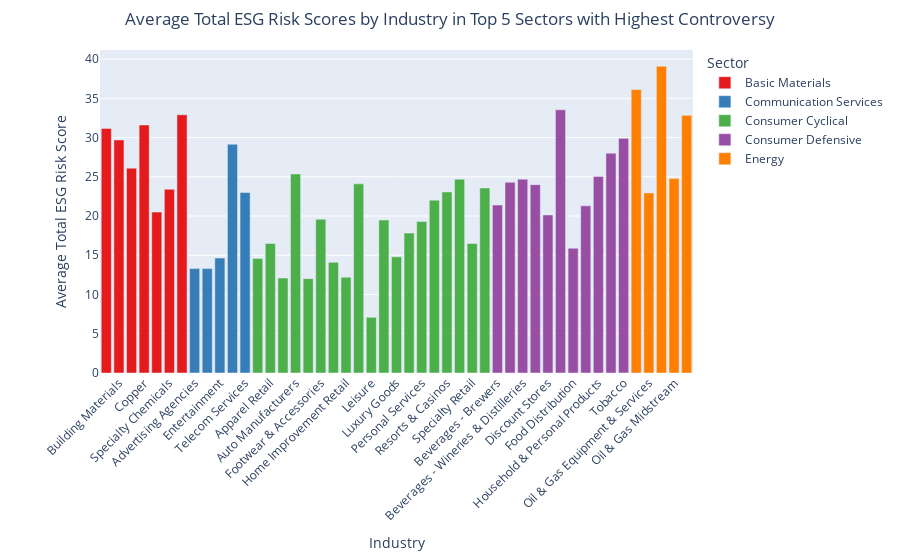

Notebook code for this chart:
### Markdown cell above
##

### Code cell
significant_controversy = df2_cleaned[df2_cleaned['Controversy Level'] == 'Significant']

# Group by sector and calculate the proportion of significant controversy
sector_controversy_proportion = significant_controversy.groupby('Sector').size() / df2_cleaned.groupby('Sector').size()

# Get top 5 sectors with the highest proportion of significant controversy
top_5_sectors = sector_controversy_proportion.nlargest(5).index.tolist()

# Step 2: For each of these top 5 sectors, calculate the average Total ESG Risk score for industries within those sectors
df_top_sectors = df2_cleaned[df2_cleaned['Sector'].isin(top_5_sectors)]
industry_avg_esg = df_top_sectors.groupby(['Sector', 'Industry'])['Total ESG Risk score'].mean().reset_index()

# Step 3: Plot the bar chart of industries within top 5 sectors and their respective average Total ESG Risk scores
fig = px.bar(industry_avg_esg,
             x='Industry',
             y='Total ESG Risk score',
             color='Sector',
             title="Average Total ESG Risk Scores by Industry in Top 5 Sectors witH Companies ",
             labels={'Total ESG Risk score': 'Average Total ESG Risk Score'},
             color_discrete_sequence=px.colors.qualitative.Set1)

# Sorting industries by Sector
fig.update_layout(
    xaxis_tickangle=-45,
    barmode='group',
    xaxis={'categoryorder': 'array', 'categoryarray': industry_avg_esg['Sector'].unique()},
    margin=dict(t=50, b=150, l=100, r=100),
    title=dict(x=0.5)
)

fig.show()

### Figure 1 — Plotly figure (JSON) as saved in the notebook; plotly's stock layout.template omitted (floating-point values rounded to 4 significant figures)
{"data": [{"hovertemplate": "Sector=Basic Materials<br>Industry=%{x}<br>Average Total ESG Risk Score=%{y}<extra></extra>", "legendgroup": "Basic Materials", "marker": {"color": "rgb(228,26,28)", "pattern": {"shape": ""}}, "name": "Basic Materials", "orientation": "v", "showlegend": true, "textposition": "auto", "type": "bar", "x": ["Agricultural Inputs", "Building Materials", "Chemicals", "Copper", "Gold", "Specialty Chemicals", "Steel"], "xaxis": "x", "y": [31.17, 29.7, 26.1, 31.6, 20.5, 23.41, 32.9], "yaxis": "y"}, {"hovertemplate": "Sector=Communication Services<br>Industry=%{x}<br>Average Total ESG Risk Score=%{y}<extra></extra>", "legendgroup": "Communication Services", "marker": {"color": "rgb(55,126,184)", "pattern": {"shape": ""}}, "name": "Communication Services", "orientation": "v", "showlegend": true, "textposition": "auto", "type": "bar", "x": ["Advertising Agencies", "Electronic Gaming & Multimedia", "Entertainment", "Internet Content & Information", "Telecom Services"], "xaxis": "x", "y": [13.3, 13.3, 14.65, 29.15, 23.0], "yaxis": "y"}, {"hovertemplate": "Sector=Consumer Cyclical<br>Industry=%{x}<br>Average Total ESG Risk Score=%{y}<extra></extra>", "legendgroup": "Consumer Cyclical", "marker": {"color": "rgb(77,175,74)", "pattern": {"shape": ""}}, "name": "Consumer Cyclical", "orientation": "v", "showlegend": true, "textposition": "auto", "type": "bar", "x": ["Apparel Manufacturing", "Apparel Retail", "Auto & Truck Dealerships", "Auto Manufacturers", "Auto Parts", "Footwear & Accessories", "Furnishings, Fixtures & Appliances", "Home Improvement Retail", "Internet Retail", "Leisure", "Lodging", "Luxury Goods", "Packaging & Containers", "Personal Services", "Residential Construction", "Resorts & Casinos", "Restaurants", "Specialty Retail", "Travel Services"], "xaxis": "x", "y": [14.6, 16.5, 12.1, 25.37, 12.02, 19.6, 14.1, 12.2, 24.1, 7.1, 19.5, 14.8, 17.83, 19.3, 22.02, 23.07, 24.7, 16.5, 23.58], "yaxis": "y"}, {"hovertemplate": "Sector=Consumer Defensive<br>Industry=%{x}<br>Average Total ESG Risk Score=%{y}<extra></extra>", "legendgroup": "Consumer Defensive", "marker": {"color": "rgb(152,78,163)", "pattern": {"shape": ""}}, "name": "Consumer Defensive", "orientation": "v", "showlegend": true, "textposition": "auto", "type": "bar", "x": ["Beverages - Brewers", "Beverages - Non-Alcoholic", "Beverages - Wineries & Distilleries", "Confectioners", "Discount Stores", "Farm Products", "Food Distribution", "Grocery Stores", "Household & Personal Products", "Packaged Foods", "Tobacco"], "xaxis": "x", "y": [21.4, 24.3, 24.7, 24.0, 20.14, 33.53, 15.9, 21.3, 25.05, 28.01, 29.9], "yaxis": "y"}, {"hovertemplate": "Sector=Energy<br>Industry=%{x}<br>Average Total ESG Risk Score=%{y}<extra></extra>", "legendgroup": "Energy", "marker": {"color": "rgb(255,127,0)", "pattern": {"shape": ""}}, "name": "Energy", "orientation": "v", "showlegend": true, "textposition": "auto", "type": "bar", "x": ["Oil & Gas E&P", "Oil & Gas Equipment & Services", "Oil & Gas Integrated", "Oil & Gas Midstream", "Oil & Gas Refining & Marketing"], "xaxis": "x", "y": [36.11, 22.95, 39.1, 24.77, 32.83], "yaxis": "y"}], "layout": {"barmode": "group", "legend": {"title": {"text": "Sector"}, "tracegroupgap": 0}, "margin": {"b": 150, "l": 100, "r": 100, "t": 50}, "title": {"text": "Average Total ESG Risk Scores by Industry in Top 5 Sectors with Highest Controversy", "x": 0.5}, "xaxis": {"anchor": "y", "categoryarray": ["Basic Materials", "Communication Services", "Consumer Cyclical", "Consumer Defensive", "Energy"], "categoryorder": "array", "domain": [0, 1], "tickangle": -45, "title": {"text": "Industry"}}, "yaxis": {"anchor": "x", "domain": [0, 1], "title": {"text": "Average Total ESG Risk Score"}}}}
